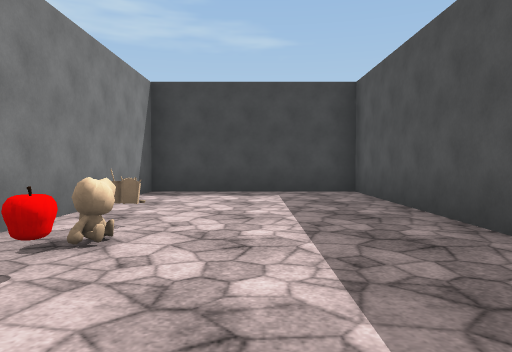
[1] (above)

24 first-person views from a walk through a 3-D level made in the Unity game engine. The camera is 1.3 m above the floor, tilts 2° down and sees 70° across. The floor is counted in squares, 2 m on a side. Each view is taken from the middle of a square. On the plan, view 1 faces up. The plan holds only what a view shows up to about 11 squares ahead; the rest is blank. The place goes on beyond the plan. The player is left out. Some animated figures are left out. Some surface patterns are stand-ins.

[2]
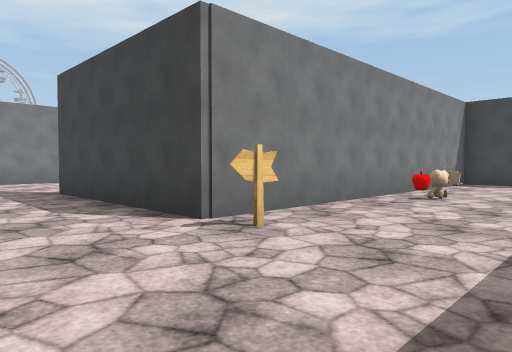

[3]
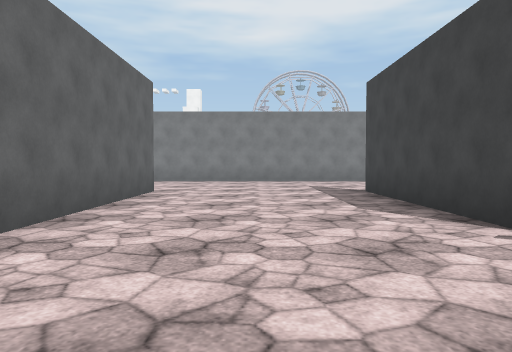

[4]
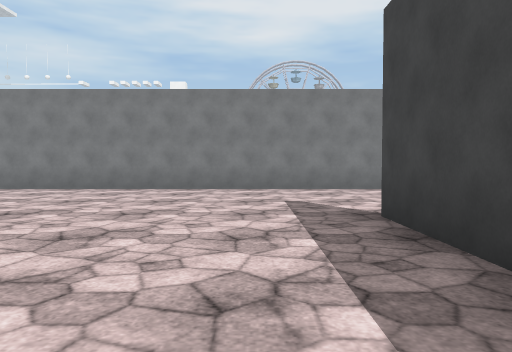

[5]
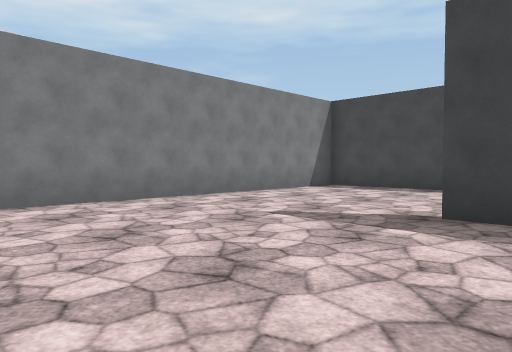

[6]
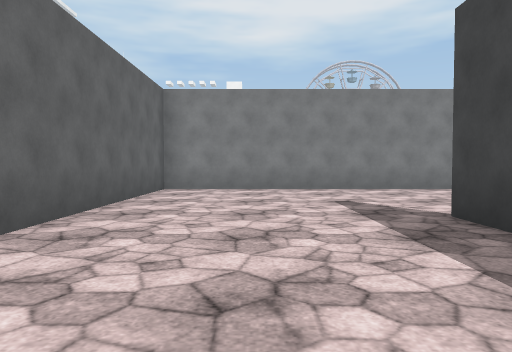

[7]
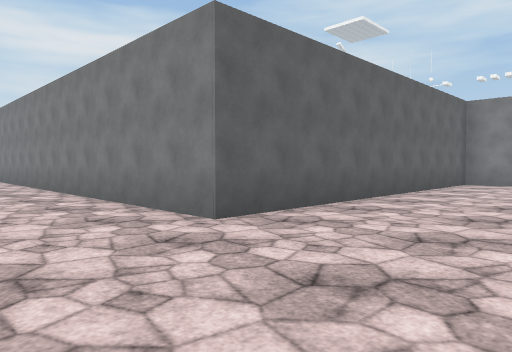

[8]
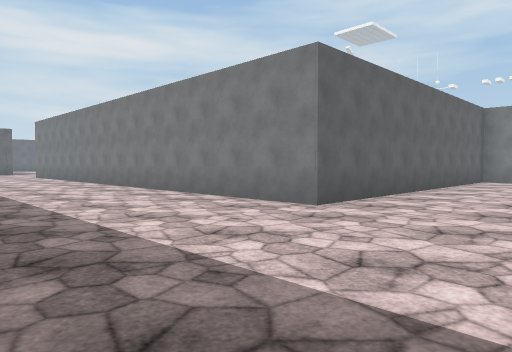

[9]
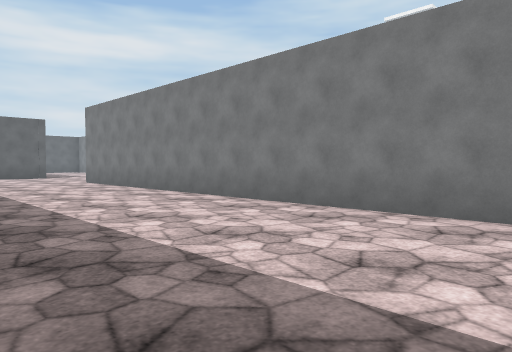

[10]
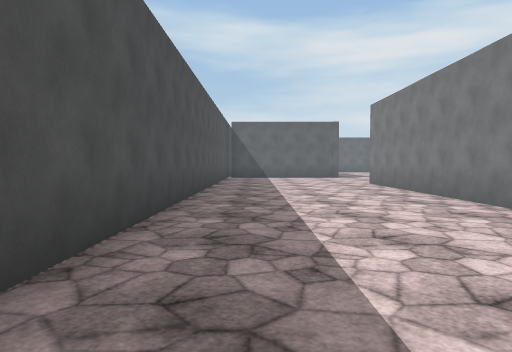

[11]
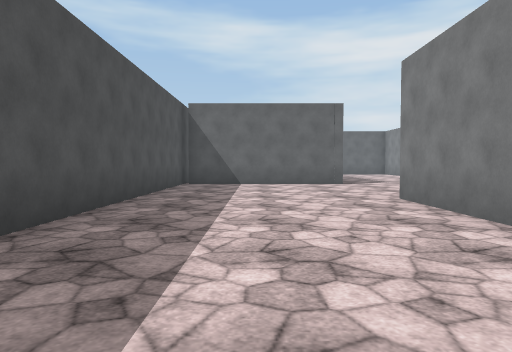

[12]
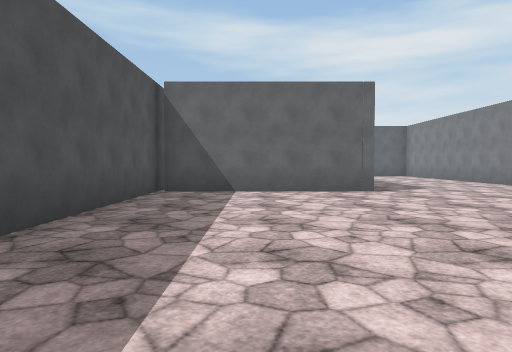

[13]
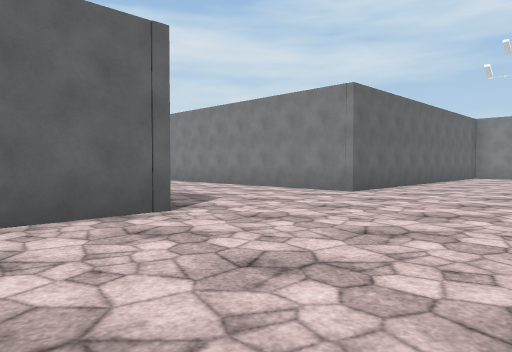

[14]
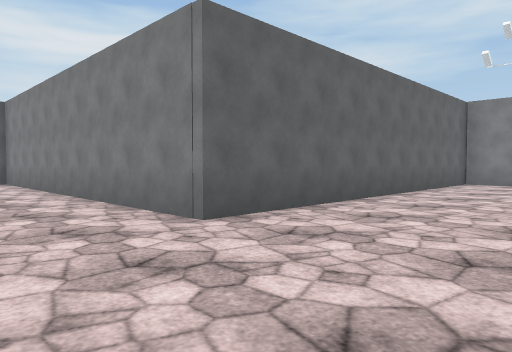

[15]
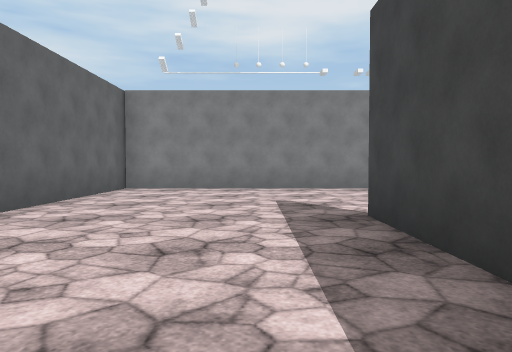

[16]
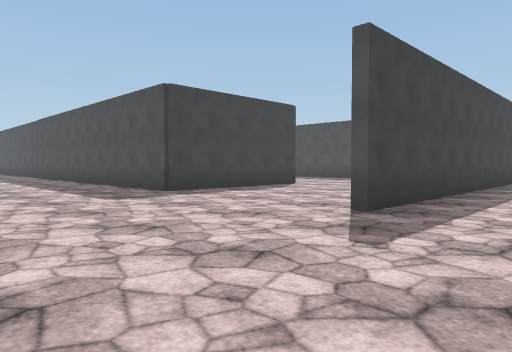

[17]
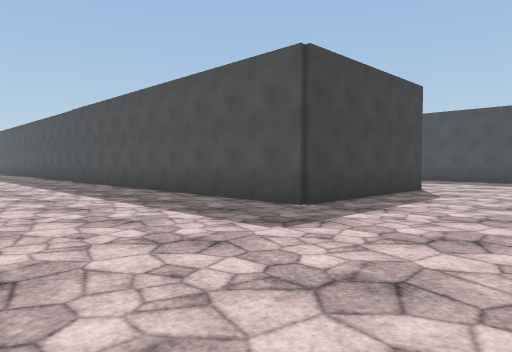

[18]
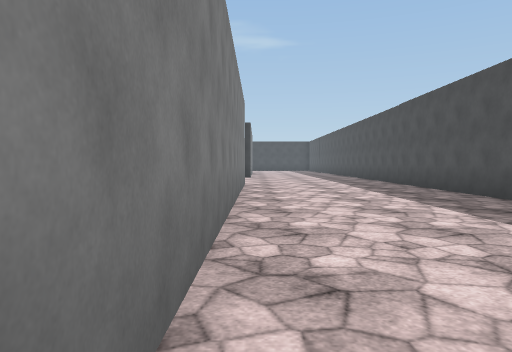

[19]
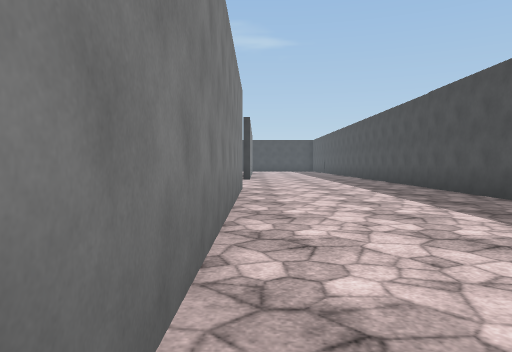

[20]
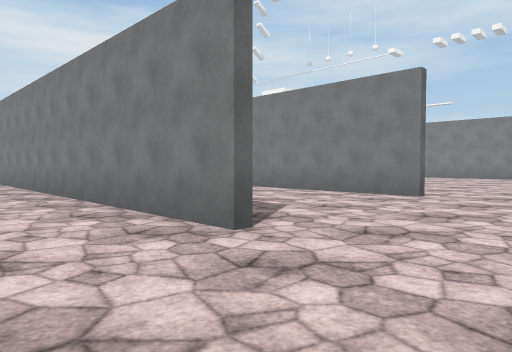

[21]
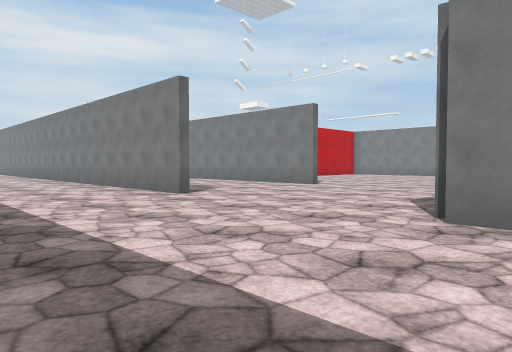

[22]
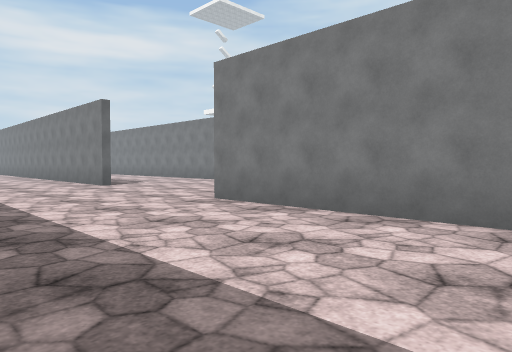

[23]
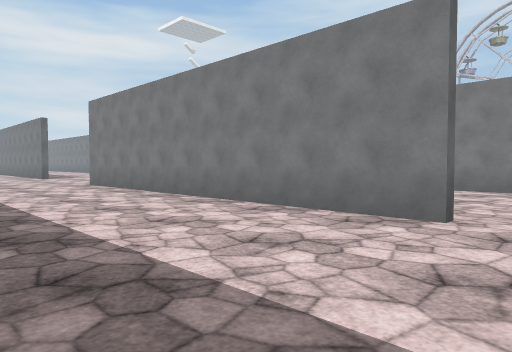

[24]
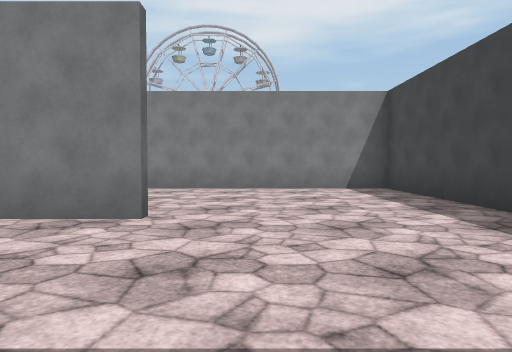

### Floor plan
Points are (right, up) in squares from view 1. A wall is a line through its corners. A room is listed if a view was taken in it or the views show most of it. See-through windows are left out.
Room 1 (views 1, 2, 3, 4, 5, 6, 7, 8, 9, 10, 11, 12, 13, 14, 15, 16, 17, 18, 19, 20, 21, 22, 23, 24)
walls: (-7.5, -6.4) (-2.2, -6.4); (-6.4, -6.6) (-7.5, -6.6); (-17.3, -11.6) (-17.3, -22.6); (-7.9, -21.6) (-12.5, -21.6) (-12.5, -10); (-22.3, -11.8) (-22.3, -16.4); (-9, 3.4) (-12.2, 3.4) (-12.2, -11.3) (-2.7, -11.3) (-2.7, -26.8); (-17.3, -25) (-17.3, -31.4) (-7.5, -31.4) (-7.5, -36.5); (-17.3, 3.8) (-17.3, -6.4); (-3.8, -26.6) (-12.6, -26.6); (2.3, 3.2) (2.3, 8.4) (-2.4, 8.4) (-2.4, -1.5) (-7.5, -1.5); (-17.8, 8.4) (-22.4, 8.4) (-22.4, 2.1); (-2.8, -31.4) (2.1, -31.4); (2.3, -32.1) (2.3, -16.8)
objects: apple (-1, 2); other object (-1, 3); other object (-1, 4)

Where each view was taken, in squares from view 1:
view 1: 0 up, 0 right, facing up
view 2: 4 down, 1 right, facing up-left
view 3: 4 down, 1 right, facing left
view 4: 3 down, 3 left, facing left
view 5: 6 down, 6 left, facing up-left
view 6: 9 down, 3 left, facing left
view 7: 8 down, 0 right, facing down-left
view 8: 8 down, 2 right, facing down-left
view 9: 14 down, 2 right, facing down-left
view 10: 15 down, 1 right, facing down
view 11: 20 down, 0 right, facing down
view 12: 23 down, 0 right, facing down
view 13: 27 down, 0 right, facing down-left
view 14: 28 down, 5 left, facing down-left
view 15: 28 down, 8 left, facing left
view 16: 29 down, 17 left, facing up-right
view 17: 25 down, 17 left, facing up-right
view 18: 23 down, 17 left, facing up
view 19: 21 down, 17 left, facing up
view 20: 9 down, 15 left, facing down-left
view 21: 5 down, 13 left, facing down-left
view 22: 1 down, 13 left, facing down-left
view 23: 5 up, 13 left, facing down-left
view 24: 5 up, 13 left, facing left
